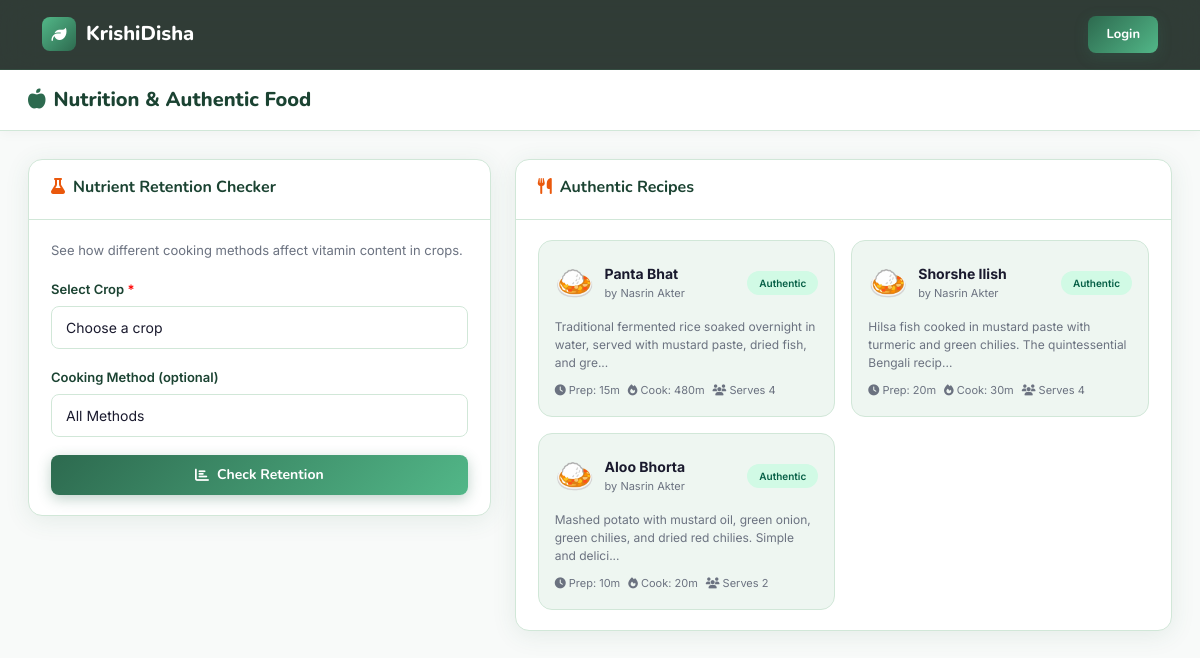
The page /modules/nutrition.php on the database its author committed.
### tables this page shows
CREATE TABLE RECIPE (
    id INT AUTO_INCREMENT PRIMARY KEY,
    cook_id INT NOT NULL,
    name VARCHAR(200) NOT NULL,
    description TEXT,
    prep_time_min INT,
    cook_time_min INT,
    servings INT DEFAULT 2,
    image VARCHAR(255),
    is_authentic TINYINT(1) DEFAULT 0,
    created_at TIMESTAMP DEFAULT CURRENT_TIMESTAMP,
    FOREIGN KEY (cook_id) REFERENCES COOK(id) ON DELETE CASCADE
);

CREATE TABLE USER (
    id INT AUTO_INCREMENT PRIMARY KEY,
    name VARCHAR(100) NOT NULL,
    email VARCHAR(150) NOT NULL UNIQUE,
    password_hash VARCHAR(255) NOT NULL,
    phone VARCHAR(20),
    role ENUM('admin','farmer','dealer','tourist','cook','expert','guide','general') NOT NULL,
    status ENUM('pending','approved','suspended') NOT NULL DEFAULT 'pending',
    profile_image VARCHAR(255) DEFAULT 'assets/images/default_avatar.png',
    created_at TIMESTAMP DEFAULT CURRENT_TIMESTAMP
);

### includes/auth_check.php (called while the page is built, shortened)
<?php
function isLoggedIn(): bool {
    return isset($_SESSION['user_id']);
}

### modules/nutrition.php (the view, shortened to what this page needs)
<?php
require_once __DIR__ . '/../includes/auth_check.php';
require_once __DIR__ . '/../config/db.php';
$recipes = $pdo->query("SELECT r.*, u.name as cook_name FROM RECIPE r JOIN COOK c ON r.cook_id=c.id JOIN USER u ON c.user_id=u.id ORDER BY r.is_authentic DESC, r.created_at DESC LIMIT 6")->fetchAll();
$isAuth = isLoggedIn();
?>
<?php include __DIR__ . '/../includes/header.php'; ?>
<?php if ($isAuth): ?><div class="layout-wrapper"><?php include __DIR__ . '/../includes/sidebar.php'; ?><div class="main-content">
<?php else: ?><nav class="kd-navbar"><div class="container"><div class="d-flex align-items-center justify-content-between"><a href="/KrishiDisha/index.php" class="navbar-brand" style="display:flex;align-items:center;gap:10px;font-family:'Nunito',sans-serif;font-size:20px;font-weight:800;color:#fff;"><div style="width:34px;height:34px;background:linear-gradient(135deg,#52b788,#2d6a4f);border-radius:8px;display:flex;align-items:center;justify-content:center;"><i class="fa-solid fa-leaf" style="color:#fff;font-size:15px;"></i></div>KrishiDisha</a><a href="/KrishiDisha/auth/login.php" class="btn-kd btn-kd-primary" style="padding:8px 18px;font-size:13px;">Login</a></div></div></nav><div style="padding-top:70px;"><?php endif; ?>
<div class="topbar">
    <div class="d-flex align-items-center gap-3">
        <div class="topbar-title"><i class="fa-solid fa-apple-whole me-2" style="color:#ea580c;"></i>Nutrition & Authentic Food</div>
    </div>
</div>
<div class="page-body">
    <div class="row g-4">
        <div class="col-lg-5">
            <div class="card-kd">
                <div class="card-header-kd"><h5><i class="fa-solid fa-flask me-2" style="color:#ea580c;"></i>Nutrient Retention Checker</h5></div>
                <div class="card-body-kd">
                    <p style="font-size:13px;color:var(--text-muted);margin-bottom:18px;">See how different cooking methods affect vitamin content in crops.</p>
                    <form method="POST" class="form-kd">
                        <div class="form-group">
                            <label>Select Crop <span style="color:red">*</span></label>
                            <select name="crop_id" class="form-control" required>
                                <option value="">Choose a crop</option>
                            </select>
                        </div>
                        <div class="form-group">
                            <label>Cooking Method (optional)</label>
                            <select name="method_id" class="form-control">
                                <option value="">All Methods</option>
                            </select>
                        </div>
                        <button type="submit" class="btn-kd btn-kd-primary w-100 justify-content-center">
                            <i class="fa-solid fa-chart-bar"></i> Check Retention
                        </button>
                    </form>
                </div>
            </div>
        </div>
        <div class="col-lg-7">
            <div class="card-kd">
                <div class="card-header-kd">
                    <h5><i class="fa-solid fa-utensils me-2" style="color:#ea580c;"></i>Authentic Recipes</h5>
                </div>
                <div class="card-body-kd">
                    <div class="row g-3">
                        <?php foreach ($recipes as $r): ?>
                        <div class="col-md-6">
                            <div style="background:var(--surface3);border-radius:var(--radius);padding:16px;border:1px solid var(--border);">
                                <div style="display:flex;align-items:center;gap:10px;margin-bottom:10px;">
                                    <div style="font-size:32px;">🍛</div>
                                    <div>
                                        <div style="font-weight:700;font-size:14px;"><?= htmlspecialchars($r['name']) ?></div>
                                        <div style="font-size:11px;color:var(--text-muted);">by <?= htmlspecialchars($r['cook_name']) ?></div>
                                    </div>
                                    <?php if ($r['is_authentic']): ?><span class="badge-kd badge-success" style="font-size:10px;margin-left:auto;">Authentic</span><?php endif; ?>
                                </div>
                                <p style="font-size:12px;color:var(--text-muted);margin-bottom:10px;line-height:1.5;"><?= mb_substr(htmlspecialchars($r['description']),0,100) ?>...</p>
                                <div style="display:flex;gap:8px;font-size:11px;color:var(--text-muted);">
                                    <span><i class="fa-solid fa-clock"></i> Prep: <?= $r['prep_time_min'] ?>m</span>
                                    <span><i class="fa-solid fa-fire"></i> Cook: <?= $r['cook_time_min'] ?>m</span>
                                    <span><i class="fa-solid fa-users"></i> Serves <?= $r['servings'] ?></span>
                                </div>
                            </div>
                        </div>
                        <?php endforeach; ?>
                    </div>
                </div>
            </div>
        </div>
    </div>
</div>
<?php if ($isAuth): ?></div></div><?php else: ?></div><?php endif; ?>
<?php include __DIR__ . '/../includes/footer.php'; ?>

### assets/css/style.css (style rules this page uses)
:root { --primary: #2d6a4f; --primary-light: #52b788; --primary-dark: #1b4332; --accent: #74c69d; --accent2: #b7e4c7; --accent3: #d8f3dc; --gold: #f4a261; --gold-light: #ffd166; --danger: #e63946; --warning: #f4a261; --info: #4895ef; --dark: #0d1b14; --dark2: #162820; --dark3: #1e3a2f; --surface: #ffffff; --surface2: #f8faf9; --surface3: #eef6f1; --text: #1a1a2e; --text-muted: #6b7280; --border: #d1e7d8; --sidebar-w: 260px; --radius: 14px; --radius-sm: 8px; --shadow: 0 4px 24px rgba(45,106,79,0.10); --shadow-lg: 0 8px 40px rgba(45,106,79,0.18); --transition: 0.25s cubic-bezier(0.4,0,0.2,1); }
*, *::before, *::after { box-sizing: border-box; margin: 0; padding: 0; }
html { scroll-behavior: smooth; }
body { font-family: 'Inter', sans-serif; font-size: 15px; color: var(--text); background: var(--surface2); line-height: 1.6; }
h1,h2,h3,h4,h5,h6 { font-family: 'Nunito', sans-serif; font-weight: 700; }
a { text-decoration: none; color: inherit; }
.topbar { background: var(--surface); border-bottom: 1px solid var(--border); padding: 14px 28px; display: flex; align-items: center; justify-content: space-between; position: sticky; top: 0; z-index: 100; box-shadow: 0 2px 12px rgba(0,0,0,0.04); }
.topbar-title { font-family: 'Nunito', sans-serif; font-size: 20px; font-weight: 800; color: var(--primary-dark); }
.topbar-title i { color: var(--primary) !important; }
.page-body { padding: 28px; flex: 1; }
.card-kd { background: var(--surface); border: 1px solid var(--border); border-radius: var(--radius); box-shadow: var(--shadow); transition: transform var(--transition), box-shadow var(--transition); overflow: hidden; }
.card-kd .card-header-kd { padding: 18px 22px 14px; border-bottom: 1px solid var(--border); display: flex; align-items: center; justify-content: space-between; }
.card-kd .card-header-kd h5 { font-size: 16px; font-weight: 700; color: var(--primary-dark); }
.card-kd .card-body-kd { padding: 20px 22px; }
.btn-kd { display: inline-flex; align-items: center; gap: 8px; padding: 9px 20px; border-radius: var(--radius-sm); font-family: 'Nunito', sans-serif; font-weight: 700; font-size: 14px; border: none; cursor: pointer; transition: all var(--transition); text-decoration: none; }
.btn-kd-primary { background: linear-gradient(135deg, var(--primary), var(--primary-light)); color: #fff; box-shadow: 0 4px 14px rgba(45,106,79,0.3); }
.badge-kd { display: inline-flex; align-items: center; gap: 5px; padding: 4px 12px; border-radius: 20px; font-size: 12px; font-weight: 600; }
.badge-success { background: #d1fae5; color: #065f46; }
.form-kd .form-group { margin-bottom: 18px; }
.form-kd label { display: block; font-weight: 600; font-size: 13px; color: var(--primary-dark); margin-bottom: 6px; }
.form-kd .form-control { width: 100%; padding: 10px 14px; border: 1.5px solid var(--border); border-radius: var(--radius-sm); font-family: 'Inter', sans-serif; font-size: 14px; background: var(--surface); color: var(--text); transition: border-color var(--transition), box-shadow var(--transition); outline: none; }
.form-kd select.form-control { cursor: pointer; }
.kd-navbar { position: fixed; top: 0; left: 0; right: 0; z-index: 999; padding: 16px 0; background: rgba(13,27,20,0.85); backdrop-filter: blur(16px); border-bottom: 1px solid rgba(82,183,136,0.15); transition: all var(--transition); }
.kd-navbar .navbar-brand { display: flex; align-items: center; gap: 10px; font-family: 'Nunito', sans-serif; font-size: 22px; font-weight: 800; color: #fff; }

### rows shown on the page
recipe: name "Panta Bhat", user.name "Nasrin Akter", is_authentic "Authentic", description "Traditional fermented rice soaked overnight in water, served with mustard paste, dried fish, and gre", prep_time_min "15", cook_time_min "480", servings "4"
recipe: name "Shorshe Ilish", user.name "Nasrin Akter", is_authentic "Authentic", description "Hilsa fish cooked in mustard paste with turmeric and green chilies. The quintessential Bengali recip", prep_time_min "20", cook_time_min "30", servings "4"
recipe: name "Aloo Bhorta", user.name "Nasrin Akter", is_authentic "Authentic", description "Mashed potato with mustard oil, green onion, green chilies, and dried red chilies. Simple and delici", prep_time_min "10", cook_time_min "20", servings "2"
